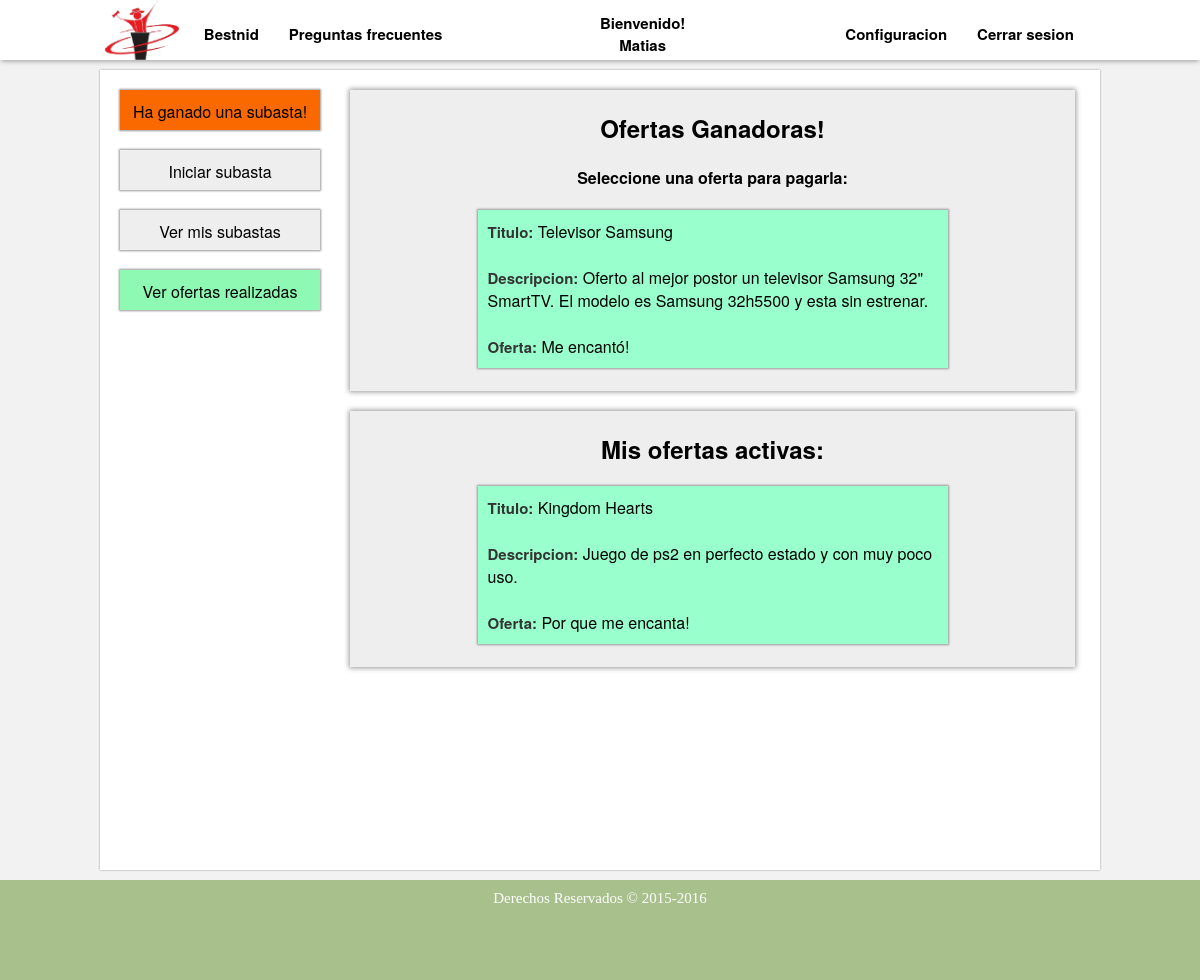
/ver_mis_ofertas.php (signed in), run on the app's committed database.
### tables this page shows
CREATE TABLE IF NOT EXISTS `oferta` (
`idOferta` int(11) NOT NULL,
  `descripcion` text NOT NULL,
  `precio` float NOT NULL,
  `fecha` datetime NOT NULL,
  `IdSubasta` int(11) NOT NULL,
  `IdUsuario` int(11) NOT NULL
);

CREATE TABLE IF NOT EXISTS `subasta` (
`idSubasta` int(11) NOT NULL,
  `titulo` varchar(200) NOT NULL,
  `descripcion` text NOT NULL,
  `foto` text NOT NULL,
  `fechaInicio` datetime NOT NULL,
  `fechaFin` datetime NOT NULL,
  `IdUsuario` int(11) NOT NULL,
  `idOfertaGanadora` int(11) NOT NULL DEFAULT '-1',
  `pago` int(11) NOT NULL DEFAULT '0'
);

### ver_mis_ofertas.php (the view, shortened to what this page needs)
<!DOCTYPE html>
<html lang="es">
	<head>
		<link rel="stylesheet" href="./estilos/estilo.css">
		<link rel="stylesheet" href="./estilos/mas_estilos.css">
		<link rel="stylesheet" href="./estilos/nuevos_estilos.css">
	</head>
	<body>
		<?php include ('./menu.php'); ?>
		<div id='cuerpo'>
			<section>
					<?php
						$conec=conectar();
						$resul=mysqli_query($conec,"SELECT oferta.IdSubasta, oferta.descripcion AS oferta, subasta.descripcion, subasta.titulo FROM oferta INNER JOIN subasta ON (subasta.idOfertaGanadora = oferta.idOferta) WHERE oferta.idUsuario = $_SESSION[usuario] AND subasta.pago = 0");
						if(mysqli_num_rows($resul)!=0){
							while($oferta=mysqli_fetch_array($resul)){
					?>
								<div id="contenedor">
									<h2><b>Ofertas Ganadoras! </b></h2>
									<h4>Seleccione una oferta para pagarla: </h4>
									<a href='./pagar_subasta.php?id=<?php echo $oferta['IdSubasta']; ?>'><div class='oferta'><div class='o'>Titulo:</div> <?php echo $oferta['titulo']; ?></br>&nbsp</br>
									<div class='o'>Descripcion:</div> <?php echo $oferta['descripcion']; ?></br>&nbsp</br>
									<div class='o'>Oferta:</div> <?php echo $oferta['oferta']; ?></div></a></br>
								</div>
					<?php
							}
						}
					?>
				<div id="contenedor">
					<h2><b>Mis ofertas activas: </b></h2>
					<?php
						$hoy=date("Y-m-d H:i:s");
						$resul=mysqli_query($conec,"SELECT oferta.IdSubasta, oferta.descripcion AS oferta, subasta.descripcion, subasta.titulo FROM oferta INNER JOIN subasta ON (oferta.IdSubasta = subasta.idSubasta) WHERE oferta.idUsuario=$_SESSION[usuario] AND subasta.fechaFin > '$hoy' ORDER BY subasta.fechaFin");
						if(mysqli_num_rows($resul)!=0){
							while($oferta=mysqli_fetch_array($resul)){
								echo "<a href='./ver_subasta.php?id=$oferta[IdSubasta]'><div class='oferta'><div class='o'>Titulo:</div> $oferta[titulo]</br>&nbsp</br>
								<div class='o'>Descripcion:</div> $oferta[descripcion]</br>&nbsp</br>
								<div class='o'>Oferta:</div> $oferta[oferta]</div></a></br>";
							}
						}
						else{
							echo "<b>Aun no has realizado ninguna oferta.</b></br>&nbsp";
						}
					?>
				</div>
			</section>
			<aside>
				<?php include ('./aside_botones.php'); ?>
				<a href="./iniciar_subasta.php"><div class="boton_aside">Iniciar subasta</div></a>
				<a href="./ver_mis_subastas.php"><div class="boton_aside">Ver mis subastas</div></a>
				<a href="./ver_mis_ofertas.php"><div style="background-color: #8EF9B2;" class="boton_aside">Ver ofertas realizadas</div></a>
			</aside>
		</div>
		<footer>
			<span>Derechos Reservados &copy; 2015-2016</span>
		</footer>
	</body>
</html>

### estilos/estilo.css (style rules this page uses)
body { background-color: rgb(242, 242, 242); margin: auto; }
#cuerpo { background: white; font-family: 'Helvetica Neue', Helvetica, Arial, sans-serif; box-shadow: 0px 0px 2px #999; width: 1000px; margin: auto; margin-top: 70px; margin-bottom: 10px; min-height: 800px; overflow: hidden; }
section { width: 730px; margin-right: 20px; margin-top: 20px; padding-left: 20px; float: right; }
aside { width: 210px; margin-left: 20px; margin-top: 20px; float: left; }
.boton_aside { box-shadow: 0px 0px 2px 1px #999; background-color: #EEEEEE; text-align: center; width: 200px; margin-bottom: 20px; padding-top: 10px; height: 30px; }
a { font-family: 'Helvetica Neue', Helvetica, Arial, sans-serif; text-decoration: none; color: black; }
footer { background-color: #A8C08C; padding: 10px; height: 80px; min-width: 980px; text-align: center; font-size: 15px; color: grey; clear: both; }
footer span { color: white; }

### estilos/mas_estilos.css (style rules this page uses)
.oferta { box-shadow: 0px 0px 2px 1px #999; background-color: #99FFCC; width: 450px; margin: auto; padding: 10px; text-align: left; }
.o { font-family: 'Helvetica Neue', Helvetica, Arial, sans-serif; font-size: 15px; font-style: normal; font-weight: bold; text-decoration: none; color: #333333; display: inline-block; }

### estilos/nuevos_estilos.css (style rules this page uses)
#contenedor { box-shadow: 0px 0px 5px 1px #999; background-color: #EEEEEE; width: 725px; padding-top: 1px; margin-bottom: 20px; text-align: center; }

### data on the page
oferta: IdSubasta.titulo "Televisor Samsung", IdSubasta.descripcion "Oferto al mejor postor un televisor Samsung 32\" SmartTV. El modelo es Samsung 32h5500 y esta sin estrenar.", descripcion "Me encantó!"
oferta: IdSubasta.titulo "Kingdom Hearts", IdSubasta.descripcion "Juego de ps2 en perfecto estado y con muy poco uso.", descripcion "Por que me encanta!"

### other printed values
$_SESSION['nombre'] "Matias"
